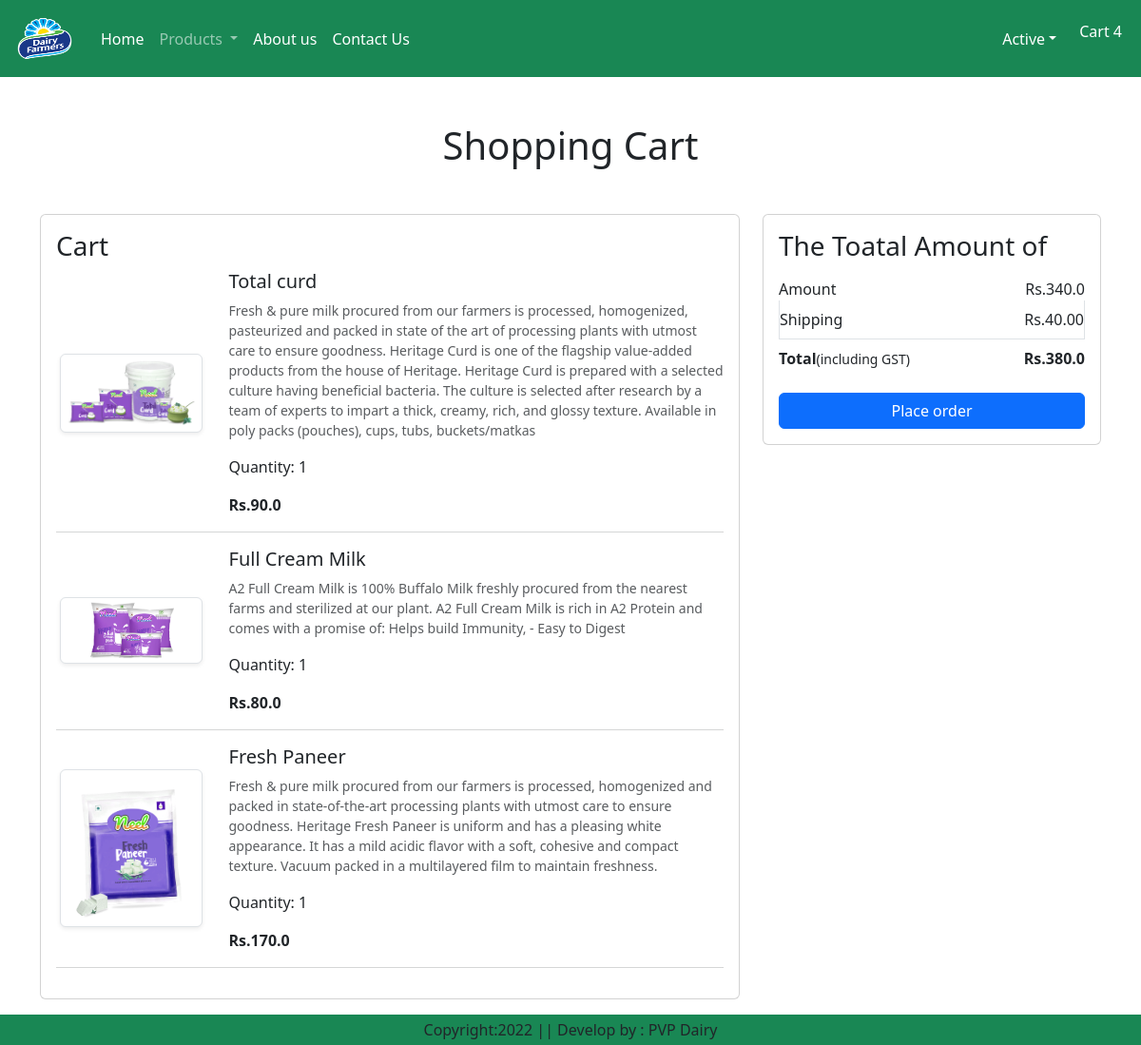
The app's page /cart/ (signed in) with its own data.
### app/models.py (models this page shows, shortened)
class Cart(models.Model):
    user=models.ForeignKey(User,on_delete=models.CASCADE)
    product=models.ForeignKey(Product,on_delete=models.CASCADE)
    quantity=models.PositiveIntegerField(default=1)

class Product(models.Model):
    title=models.CharField(max_length=100)
    selling_price=models.FloatField()
    discounted_price=models.FloatField()
    description=models.TextField(default='')
    composition=models.TextField(default='')
    prodapp=models.TextField(default='')
    category=models.CharField(choices=CATEGORY_CHOICES, max_length=2)
    product_image=models.ImageField(upload_to='product')

### app/views.py (the view)
# urls.py: path('cart/',views.show_cart,name='showcart'),
def show_cart(request):
    user=request.user
    cart=Cart.objects.filter(user=user)
    amount = 0
    for p in cart:
        value=p.quantity * p.product.discounted_price
        amount=amount+value
    totalamount=amount+40
    return render(request,'app/addtocart.html',locals())

### app/templates/app/addtocart.html (shortened to what this page needs)
{% extends 'app/base.html' %}
{% load static %}
{% block main-content %}
<div class="container my-5">
  <div class="row">
    {% if cart %}
    <h1 class="text-center mb-5">Shopping Cart</h1>
    <div class="col-sm-8">
      <div class="card">
        <div class="card-body">
          <h3>Cart</h3>
          {% for item in cart %}
          <div class="row">
            <div class="col-sm-3 text-center align-self-center">
              <img src="{{item.product.product_image.url}}" alt="" srcset="" class="img-fluid img-thumbnail shadow-sm" height="150" width="150"/>
            </div>
            <div class="col-sm-9">
              <div>
                <h5>{{item.product.title}}</h5>
                <p class="mb-2 text-muted small">
                  {{item.product.description}}
                </p>
                <div class="my-3">
                  <label for="quantity">Quantity:</label>
                  <span id="quantity">{{item.quantity}}</span>
                </div>
                 <div class="d-flex justify-content-between">
                  <p class="mb-0"><span><strong>Rs.{{item.product.discounted_price}}</strong></span>
                  </p>
                </div>
              </div>
            </div>
          </div>
          <hr class="text-muted" />
          {% endfor %}
        </div>
      </div>
    </div>
    <div class="col-sm-4">
      <div class="card">
        <div class="card-body">
          <h3>The Toatal Amount of</h3>
          <ul class="list-group">
            <li
              class="list-group-item d-flex justify-content-between align-items-center border-0 px-0 pb-0">
              Amount<span id="amount">Rs.{{amount}}</span>
            </li>
            <li
              class="list-group-item d-flex justify-content-between align-items-center px-0">
              Shipping<span>Rs.40.00</span>
            </li>
            <li
              class="list-group-item d-flex justify-content-between align-items-center border-0 px-0 mb-3">
              <div><strong>Total</strong><small>(including GST)</small></div>
              <span id="totalamount"><strong>Rs.{{totalamount}}</strong></span>
            </li>
          </ul>
          <div class="d-grid">
            <a href="{% url 'order' %}" class="btn btn-primary">Place order</a>
          </div>
        </div>
      </div>
    </div>
    {% else %}
    <h1 class="text-center mb-5">Cart is empty</h1>
    {% endif %}
  </div>
</div>
{% endblock main-content %}

### app/templates/app/base.html (shortened to what this page needs)
<!DOCTYPE html>
{% load static %}
<html lang="en">
  <head>
    <link href="https://cdn.jsdelivr.net/npm/bootstrap@5.3.0-alpha1/dist/css/bootstrap.min.css" rel="stylesheet" crossorigin="anonymous
>
      <link rel="stylesheet" href="{% static 'app/css/owl.carousel.min.css' %}"/>
      <link rel="stylesheet" href="{% static 'app/css/all.min.css' %}"/>
      <link rel="stylesheet" href="{% static 'app/css/style.css' %}"/>
  </head>
  <body>
    <nav class="navbar navbar-expand-lg navbar-dark bg-success">
      <div class="container-fluid">
        <a class="navbar-brand" href="#">
          <img src="{% static 'app/images/product/Logo.png' %}" alt="logo img" height=55rem width=70rem>
        </a>
        <div class="collapse navbar-collapse" id="navbarSupportedContent">
          <ul class="navbar-nav me-auto mb-2 mb-lg-0">
             {% if request.user.is_authenticated %}
              <li class="nav-item">
                <a class="nav-link active" aria-current="page" href="/">Home</a>
              </li>
              <li class="nav-item dropdown">
              <a class="nav-link dropdown-toggle"  role="button" data-bs-toggle="dropdown" aria-expanded="false">Products
              </a>
            </li>
            <li class="nav-item">
              <a class="nav-link text-white" href="{% url 'about'  %}">About us</a>
            </li>
            <li class="nav-item">
              <a class="nav-link text-white" href="{% url 'contact' %}">Contact Us</a>
            </li>
          </ul>
        </div>
        <ul class="navbar-nav me-auto mb-2 mb-lg-0">
          <li class="nav-link dropdown max-2">
          <a class="nav-link dropdown-toggle text-white" href='#'
          id="profiledropdown" role="button" data-bs-toggle="dropdown"
          aria-expanded="false">Active</a>
         </li>
       <li class="nav-item max-2">
          <a href="{% url "showcart" %}" class="nav-link text-white">Cart 4</a>
        </li>
        {% endif %}
      </ul>
      </div>
    </nav>
    {% block main-content %} {% endblock main-content %}
    <footer class="container-fluid fixed-bottom bg-success text-center p-1 mt-5">
      Copyright:2022 || Develop by : PVP Dairy
    </footer>
  </body>
</html>

### records on screen
Cart: product.product_image (picture), product "Total curd", product.description "Fresh & pure milk procured from our farmers is processed, homogenized, pasteurized and packed in state of the art of processing plants with utmost care to ensure goodness. Heritage Curd is one of the flagship value-added products from the house of Heritage. Heritage Curd is prepared with a selected culture having beneficial bacteria. The culture is selected after research by a team of experts to impart a thick, creamy, rich, and glossy texture. Available in poly packs (pouches), cups, tubs, buckets/matkas", quantity "1", product.discounted_price "90.0"
Cart: product.product_image (picture), product "Full Cream Milk", product.description "A2 Full Cream Milk is 100% Buffalo Milk freshly procured from the nearest farms and sterilized at our plant. A2 Full Cream Milk is rich in A2 Protein and comes with a promise of: Helps build Immunity, - Easy to Digest", quantity "1", product.discounted_price "80.0"
Cart: product.product_image (picture), product "Fresh Paneer", product.description "Fresh & pure milk procured from our farmers is processed, homogenized and packed in state-of-the-art processing plants with utmost care to ensure goodness. Heritage Fresh Paneer is uniform and has a pleasing white appearance. It has a mild acidic flavor with a soft, cohesive and compact texture. Vacuum packed in a multilayered film to maintain freshness.", quantity "1", product.discounted_price "170.0"

### other values on screen
{{ amount }} "340.0"
{{ totalamount }} "380.0"
